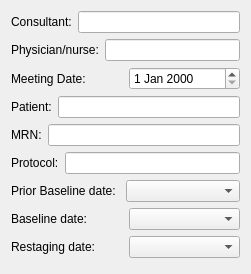
       <widget class="QWidget" name="verticalLayoutWidget_6">
        <property name="geometry">
         <rect>
          <x>30</x>
          <y>20</y>
          <width>251</width>
          <height>274</height>
         </rect>
        </property>
        <layout class="QVBoxLayout" name="verticalLayout">
         <item>
          <layout class="QHBoxLayout" name="horizontalLayout_7">
           <item>
            <widget class="QLabel" name="label_8">
             <property name="text">
              <string>Consultant:</string>
             </property>
            </widget>
           </item>
           <item>
            <widget class="QLineEdit" name="consultant"/>
           </item>
          </layout>
         </item>
         <item>
          <layout class="QHBoxLayout" name="horizontalLayout_6">
           <item>
            <widget class="QLabel" name="label_3">
             <property name="text">
              <string>Physician/nurse:</string>
             </property>
            </widget>
           </item>
           <item>
            <widget class="QLineEdit" name="consultPhys"/>
           </item>
          </layout>
         </item>
         <item>
          <layout class="QHBoxLayout" name="horizontalLayout_5">
           <item>
            <widget class="QLabel" name="label_4">
             <property name="text">
              <string>Meeting Date:</string>
             </property>
            </widget>
           </item>
           <item>
            <widget class="QDateEdit" name="consultDate"/>
           </item>
          </layout>
         </item>
         <item>
          <layout class="QHBoxLayout" name="horizontalLayout_3">
           <item>
            <widget class="QLabel" name="label_6">
             <property name="text">
              <string>Patient:</string>
             </property>
            </widget>
           </item>
           <item>
            <widget class="QLineEdit" name="consultPatient">
             <property name="readOnly">
              <bool>true</bool>
             </property>
            </widget>
           </item>
          </layout>
         </item>
         <item>
          <layout class="QHBoxLayout" name="horizontalLayout_2">
           <item>
            <widget class="QLabel" name="label_7">
             <property name="text">
              <string>MRN:</string>
             </property>
            </widget>
           </item>
           <item>
            <widget class="QLineEdit" name="consultMRN">
             <property name="readOnly">
              <bool>true</bool>
             </property>
            </widget>
           </item>
          </layout>
         </item>
         <item>
          <layout class="QHBoxLayout" name="horizontalLayout_4">
           <item>
            <widget class="QLabel" name="label_5">
             <property name="text">
              <string>Protocol:</string>
             </property>
            </widget>
           </item>
           <item>
            <widget class="QLineEdit" name="consultProtocol">
             <property name="readOnly">
              <bool>true</bool>
             </property>
            </widget>
           </item>
          </layout>
         </item>
         <item>
          <layout class="QHBoxLayout" name="horizontalLayout_9">
           <property name="spacing">
            <number>0</number>
           </property>
           <property name="sizeConstraint">
            <enum>QLayout::SetNoConstraint</enum>
           </property>
           <property name="rightMargin">
            <number>0</number>
           </property>
           <item>
            <widget class="QLabel" name="label_10">
             <property name="maximumSize">
              <size>
               <width>120</width>
               <height>16777215</height>
              </size>
             </property>
             <property name="text">
              <string>Prior Baseline date:</string>
             </property>
            </widget>
           </item>
           <item>
            <widget class="QComboBox" name="priorBaselineDate"/>
           </item>
          </layout>
         </item>
         <item>
          <layout class="QHBoxLayout" name="horizontalLayout_8">
           <item>
            <widget class="QLabel" name="label_11">
             <property name="text">
              <string>Baseline date:</string>
             </property>
            </widget>
           </item>
           <item>
            <widget class="QComboBox" name="baselineDate"/>
           </item>
          </layout>
         </item>
         <item>
          <layout class="QHBoxLayout" name="horizontalLayout_10">
           <item>
            <widget class="QLabel" name="label_12">
             <property name="text">
              <string>Restaging date:</string>
             </property>
            </widget>
           </item>
           <item>
            <widget class="QComboBox" name="restagingDate"/>
           </item>
          </layout>
         </item>
        </layout>
       </widget>
